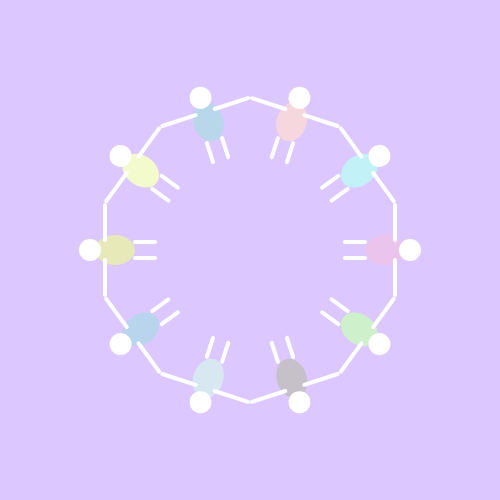
Frame 1 (no input)
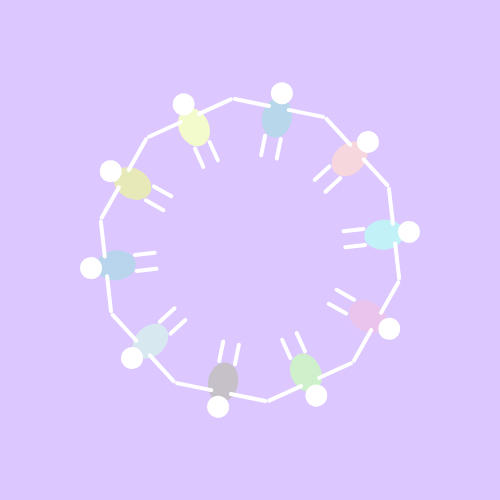
Frame 60 (no input)
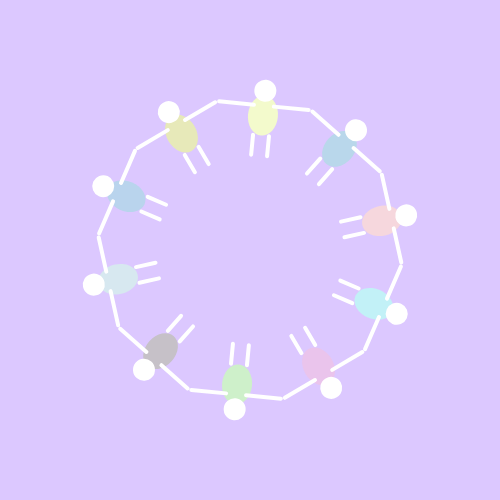
Frame 120 (the mouse pressed at the canvas centre since frame 60)

The p5.js sketch that drew these frames (run headless with seeded random() and noise() and a simulated clock; from frame 60 on, the mouse is pressed at the canvas centre):

// p5.js sketch
// ── sketch.js
let num = 10;        // 人数
let radius = 150;    // 円の半径
let angleOffset = 0; // 回転量
let speed = 0.5;     // 回転速度
let colors = [];     // 各人の体色



function setup() {
  createCanvas(500, 500);
  angleMode(DEGREES);

  // 一人ずつ違うパステルカラーを作る（配列）
  for (let i = 0; i < num; i++) {
    colors.push(color(
      random(180, 255),
      random(180, 255),
      random(180, 255)
    ));
  }
}

function draw() {
  
 background(220, 200, 255);  // パステル紫一色

 if (keyIsDown(LEFT_ARROW)){
  speed -= 0.3;
 }

  if (keyIsDown(RIGHT_ARROW)){
  speed += 0.3;
 }
  translate(width/2, height/2);

  rotate(angleOffset);
  angleOffset += speed;

  let pos = [];

  // 人の位置を計算して配列に入れる
  for (let i = 0; i < num; i++) {
    let angle = (360 / num) * i;
    let x = cos(angle) * radius;
    let y = sin(angle) * radius;
    pos.push({x, y, angle});
  }

  noStroke();

  // 人を描く（自作関数 drawPerson 使用）
  for (let i = 0; i < num; i++) {
    let p = pos[i];
    drawPerson(p.x, p.y, p.angle, colors[i]);
  }
}

// --------------------------------
// 人を描く関数（自作）
// --------------------------------
function drawPerson(x, y, angle, bodyColor) {
  push();
  translate(x, y);
  rotate(angle + 90);

  // 体
  fill(bodyColor);
  ellipse(0, 15, 30, 40);

  // 頭
  fill(255);
  ellipse(0, -10, 22);

  // 手と足
  stroke(255);
  strokeWeight(4);

  // 左手
  line(-10, 5, -45, 5);

  // 右手
  line(10, 5, 45, 5);

  // 足
  line(-8, 35, -8, 55);
  line(8, 35, 8, 55);

  pop();
}
